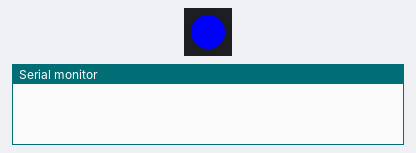
Recording of a sketch running on a simulated Arduino Uno, built with avr-gcc and run on an emulated ATmega328P. Shown: 1 RGB LEDs in strip order, left to right, the last lines printed to the serial monitor.

Above: at 0.2 s.
At 1.7 s:
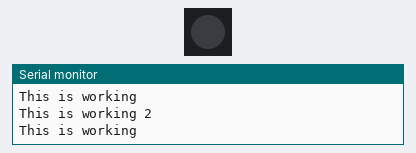
Timing chart, 0 to 3.0 s (numbered marks = the images above):
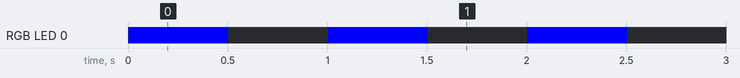

The sketch:

Water-lights.ino
```cpp
//Libraries used
#include <FastLED.h>

// number of leds
#define NUM_LEDS 1
//pin connected to arduino
#define DATA_PIN 2


// An array with all the number of LEDs
CRGB leds[NUM_LEDS];

void setup() {
  //checking of working
  Serial.begin(9600);
  //FASTLED adds number of lights description of each setting -> <type of light/brand of light, Pin it's set to or just DATA_PIN, Type of color RGB or HSV>(leds = pin, number of leds);
    FastLED.addLeds<WS2811_400, DATA_PIN, RGB>(leds, NUM_LEDS);

}

void loop() {
  // Turns the LED on, then pause
 // Serial.println("This is working 1");
  leds[0] = CRGB::Blue;
  //.show either specifies the LED on or off
  FastLED.show();
  delay(500);
  //checker
Serial.println("This is working ");
  // Turns the LED off, then pause
  leds[0] = CRGB::Black;
  FastLED.show();
  delay(500);
  //checker
  Serial.println("This is working 2");
}
```

Measured:
- by itself, RGB LED 0: alternates RGB(0, 0, 255) for 0.50 s and off for 0.50 s
